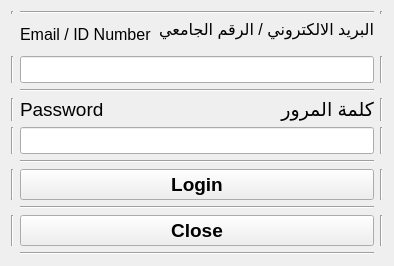
      <widget class="QWidget" name="login">
       <layout class="QGridLayout" name="gridLayout_2">
        <item row="0" column="0">
         <widget class="Line" name="line_3">
          <property name="orientation">
           <enum>Qt::Vertical</enum>
          </property>
         </widget>
        </item>
        <item row="0" column="1" colspan="2">
         <widget class="Line" name="line_18">
          <property name="orientation">
           <enum>Qt::Horizontal</enum>
          </property>
         </widget>
        </item>
        <item row="0" column="3">
         <widget class="Line" name="line_4">
          <property name="orientation">
           <enum>Qt::Vertical</enum>
          </property>
         </widget>
        </item>
        <item row="1" column="1">
         <widget class="QLabel" name="label">
          <property name="maximumSize">
           <size>
            <width>1040</width>
            <height>30</height>
           </size>
          </property>
          <property name="font">
           <font>
            <pointsize>12</pointsize>
            <weight>50</weight>
            <bold>false</bold>
            <kerning>true</kerning>
           </font>
          </property>
          <property name="text">
           <string>&lt;!DOCTYPE HTML PUBLIC &quot;-//W3C//DTD HTML 4.0//EN&quot; &quot;http://www.w3.org/TR/REC-html40/strict.dtd&quot;&gt;
&lt;html&gt;&lt;head&gt;&lt;meta name=&quot;qrichtext&quot; content=&quot;1&quot; /&gt;&lt;style type=&quot;text/css&quot;&gt;
p, li { white-space: pre-wrap; }
&lt;/style&gt;&lt;/head&gt;&lt;body style=&quot; font-family:'MS Shell Dlg 2'; font-size:12pt; font-weight:400; font-style:normal;&quot;&gt;
&lt;p style=&quot; margin-top:12px; margin-bottom:12px; margin-left:0px; margin-right:0px; -qt-block-indent:0; text-indent:0px;&quot;&gt;Email / ID Number&lt;/p&gt;&lt;/body&gt;&lt;/html&gt;</string>
          </property>
         </widget>
        </item>
        <item row="1" column="2">
         <widget class="QLabel" name="label_3">
          <property name="maximumSize">
           <size>
            <width>1040</width>
            <height>30</height>
           </size>
          </property>
          <property name="font">
           <font>
            <pointsize>12</pointsize>
            <weight>50</weight>
            <bold>false</bold>
            <kerning>true</kerning>
           </font>
          </property>
          <property name="layoutDirection">
           <enum>Qt::RightToLeft</enum>
          </property>
          <property name="locale">
           <locale language="Arabic" country="SaudiArabia"/>
          </property>
          <property name="text">
           <string>&lt;!DOCTYPE HTML PUBLIC &quot;-//W3C//DTD HTML 4.0//EN&quot; &quot;http://www.w3.org/TR/REC-html40/strict.dtd&quot;&gt;
&lt;html&gt;&lt;head&gt;&lt;meta name=&quot;qrichtext&quot; content=&quot;1&quot; /&gt;&lt;style type=&quot;text/css&quot;&gt;
p, li { white-space: pre-wrap; }
&lt;/style&gt;&lt;/head&gt;&lt;body style=&quot; font-family:'MS Shell Dlg 2'; font-size:12pt; font-weight:400; font-style:normal;&quot;&gt;
&lt;p align=&quot;right&quot; style=&quot; margin-top:12px; margin-bottom:12px; margin-left:0px; margin-right:0px; -qt-block-indent:0; text-indent:0px;&quot;&gt;البريد الالكتروني / الرقم الجامعي&lt;/p&gt;
&lt;p align=&quot;right&quot; style=&quot;-qt-paragraph-type:empty; margin-top:12px; margin-bottom:12px; margin-left:0px; margin-right:0px; -qt-block-indent:0; text-indent:0px;&quot;&gt;&lt;br /&gt;&lt;/p&gt;&lt;/body&gt;&lt;/html&gt;</string>
          </property>
         </widget>
        </item>
        <item row="2" column="0">
         <widget class="Line" name="line_14">
          <property name="orientation">
           <enum>Qt::Vertical</enum>
          </property>
         </widget>
        </item>
        <item row="2" column="1" colspan="2">
         <widget class="QLineEdit" name="lineEdit_Username">
          <property name="font">
           <font>
            <pointsize>12</pointsize>
           </font>
          </property>
          <property name="placeholderText">
           <string/>
          </property>
         </widget>
        </item>
        <item row="2" column="3">
         <widget class="Line" name="line_15">
          <property name="orientation">
           <enum>Qt::Vertical</enum>
          </property>
         </widget>
        </item>
        <item row="3" column="1" colspan="2">
         <widget class="Line" name="line_8">
          <property name="orientation">
           <enum>Qt::Horizontal</enum>
          </property>
         </widget>
        </item>
        <item row="4" column="0">
         <widget class="Line" name="line">
          <property name="orientation">
           <enum>Qt::Vertical</enum>
          </property>
         </widget>
        </item>
        <item row="4" column="1">
         <widget class="QLabel" name="label_2">
          <property name="maximumSize">
           <size>
            <width>16777215</width>
            <height>30</height>
           </size>
          </property>
          <property name="font">
           <font>
            <pointsize>14</pointsize>
            <weight>50</weight>
            <bold>false</bold>
           </font>
          </property>
          <property name="text">
           <string>Password</string>
          </property>
         </widget>
        </item>
        <item row="4" column="2">
         <widget class="QLabel" name="label_4">
          <property name="maximumSize">
           <size>
            <width>16777215</width>
            <height>30</height>
           </size>
          </property>
          <property name="font">
           <font>
            <pointsize>14</pointsize>
            <weight>50</weight>
            <bold>false</bold>
           </font>
          </property>
          <property name="layoutDirection">
           <enum>Qt::RightToLeft</enum>
          </property>
          <property name="text">
           <string>كلمة المرور</string>
          </property>
         </widget>
        </item>
        <item row="4" column="3">
         <widget class="Line" name="line_2">
          <property name="orientation">
           <enum>Qt::Vertical</enum>
          </property>
         </widget>
        </item>
        <item row="5" column="0">
         <widget class="Line" name="line_13">
          <property name="orientation">
           <enum>Qt::Vertical</enum>
          </property>
         </widget>
        </item>
        <item row="5" column="1" colspan="2">
         <widget class="QLineEdit" name="lineEdit_Password">
          <property name="font">
           <font>
            <pointsize>12</pointsize>
           </font>
          </property>
          <property name="autoFillBackground">
           <bool>false</bool>
          </property>
          <property name="inputMethodHints">
           <set>Qt::ImhHiddenText|Qt::ImhNoAutoUppercase|Qt::ImhNoPredictiveText|Qt::ImhSensitiveData</set>
          </property>
          <property name="frame">
           <bool>true</bool>
          </property>
          <property name="echoMode">
           <enum>QLineEdit::Password</enum>
          </property>
          <property name="clearButtonEnabled">
           <bool>false</bool>
          </property>
         </widget>
        </item>
        <item row="5" column="3">
         <widget class="Line" name="line_16">
          <property name="orientation">
           <enum>Qt::Vertical</enum>
          </property>
         </widget>
        </item>
        <item row="6" column="1" colspan="2">
         <widget class="Line" name="line_7">
          <property name="orientation">
           <enum>Qt::Horizontal</enum>
          </property>
         </widget>
        </item>
        <item row="7" column="0">
         <widget class="Line" name="line_10">
          <property name="orientation">
           <enum>Qt::Vertical</enum>
          </property>
         </widget>
        </item>
        <item row="7" column="1" colspan="2">
         <widget class="QPushButton" name="pushButton_Login">
          <property name="font">
           <font>
            <pointsize>14</pointsize>
            <weight>75</weight>
            <bold>true</bold>
           </font>
          </property>
          <property name="cursor">
           <cursorShape>PointingHandCursor</cursorShape>
          </property>
          <property name="toolTip">
           <string>&lt;html&gt;&lt;head/&gt;&lt;body&gt;&lt;p&gt;&lt;span style=&quot; font-size:18pt; font-weight:600;&quot;&gt;System Login&lt;/span&gt;&lt;/p&gt;&lt;/body&gt;&lt;/html&gt;</string>
          </property>
          <property name="text">
           <string>Login</string>
          </property>
          <property name="shortcut">
           <string>Return</string>
          </property>
          <property name="autoDefault">
           <bool>false</bool>
          </property>
         </widget>
        </item>
        <item row="7" column="3">
         <widget class="Line" name="line_11">
          <property name="orientation">
           <enum>Qt::Vertical</enum>
          </property>
         </widget>
        </item>
        <item row="8" column="1" colspan="2">
         <widget class="Line" name="line_5">
          <property name="orientation">
           <enum>Qt::Horizontal</enum>
          </property>
         </widget>
        </item>
        <item row="9" column="0">
         <widget class="Line" name="line_9">
          <property name="orientation">
           <enum>Qt::Vertical</enum>
          </property>
         </widget>
        </item>
        <item row="9" column="1" colspan="2">
         <widget class="QPushButton" name="pushButton_Close">
          <property name="font">
           <font>
            <pointsize>14</pointsize>
            <weight>75</weight>
            <bold>true</bold>
           </font>
          </property>
          <property name="text">
           <string>Close</string>
          </property>
         </widget>
        </item>
        <item row="9" column="3">
         <widget class="Line" name="line_12">
          <property name="orientation">
           <enum>Qt::Vertical</enum>
          </property>
         </widget>
        </item>
        <item row="10" column="1" colspan="2">
         <widget class="Line" name="line_6">
          <property name="orientation">
           <enum>Qt::Horizontal</enum>
          </property>
         </widget>
        </item>
       </layout>
      </widget>
